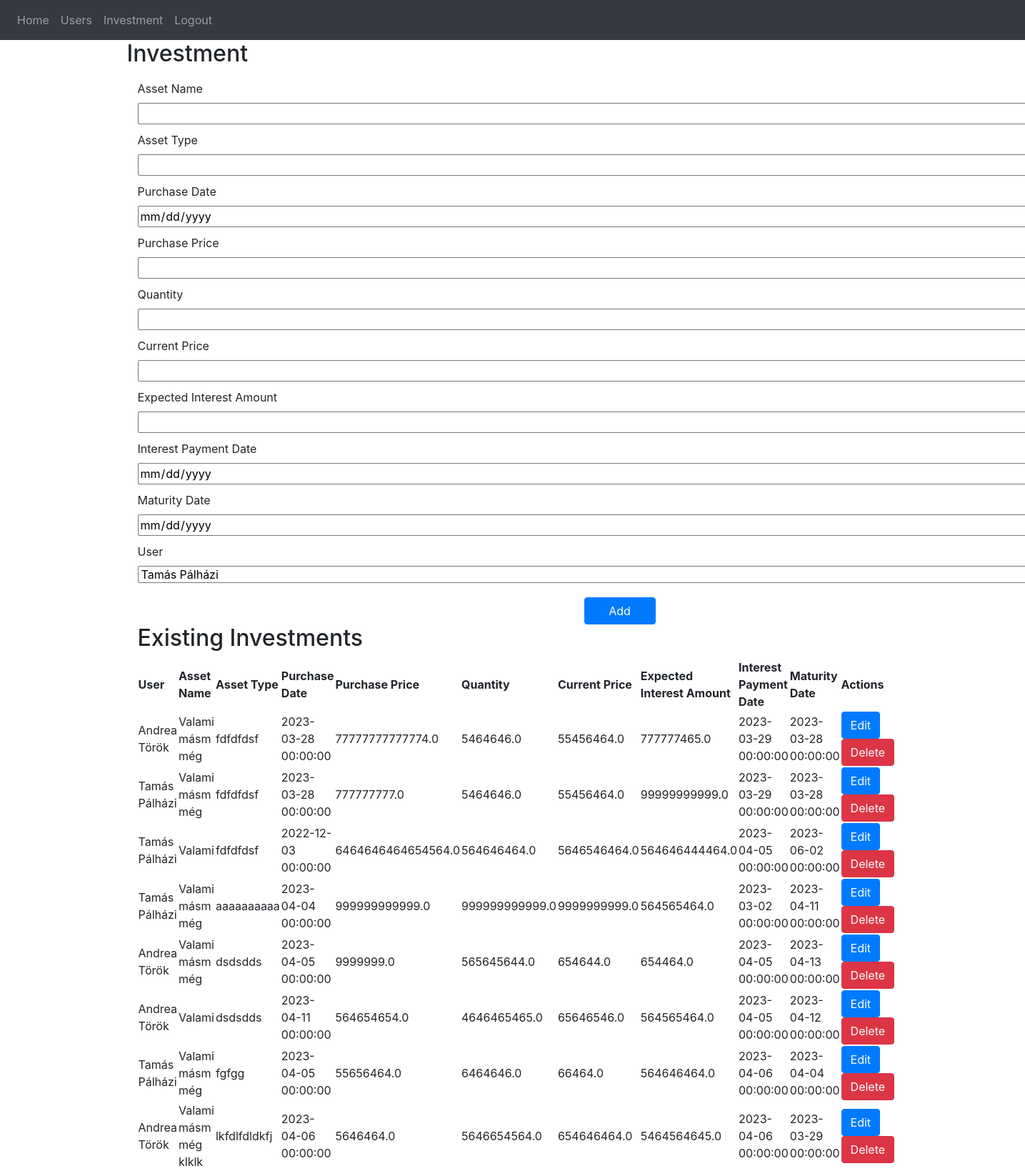
Before: /create-investment (signed in) with the older database file.
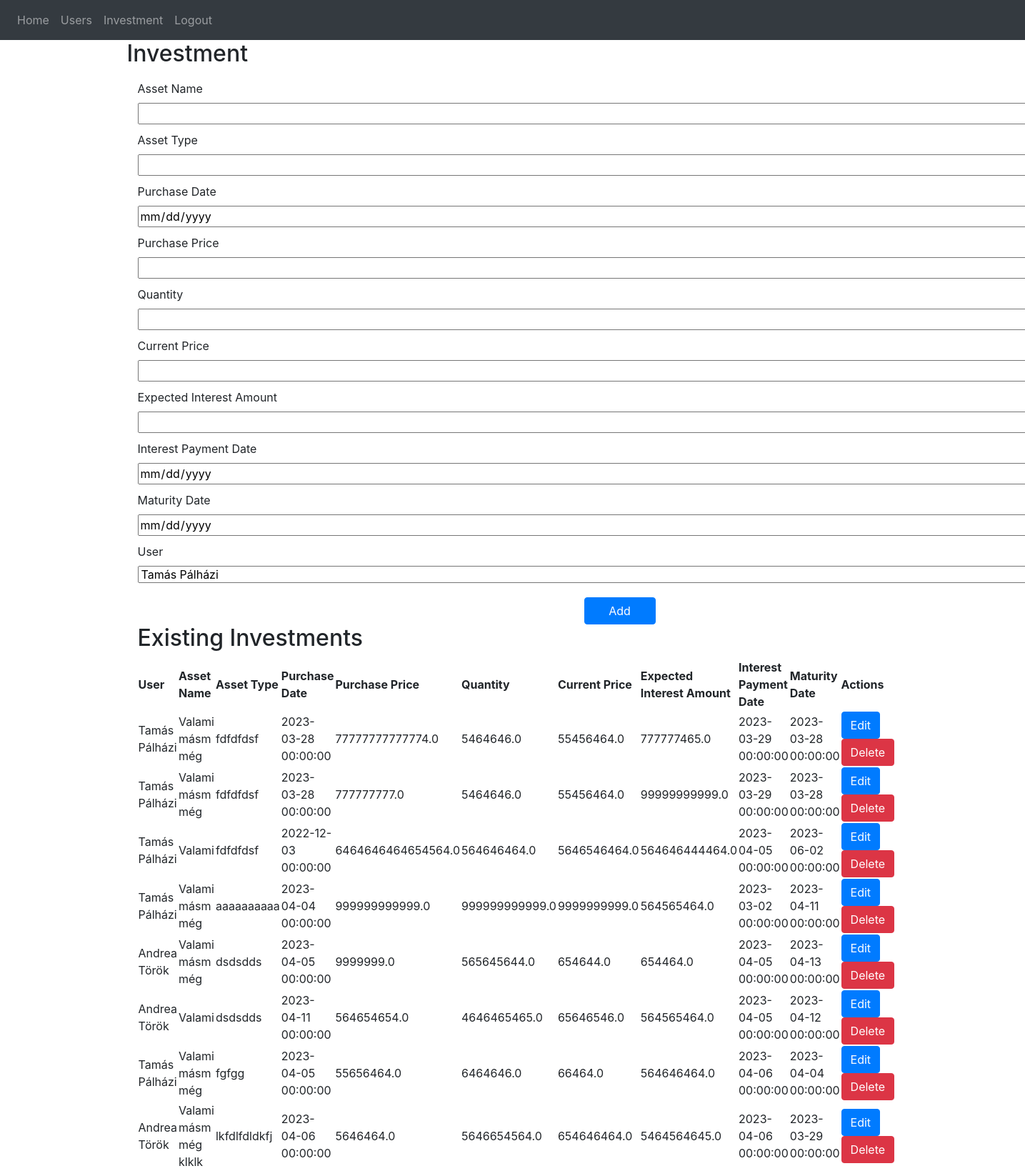
After: the same page with the newer database file.
### website/models.py (models this page shows)
class Investment(db.Model):
    id = db.Column(db.Integer, primary_key=True)
    asset_name = db.Column(db.String(150))
    asset_type = db.Column(db.String(150))
    purchase_date = db.Column(db.DateTime(timezone=True))
    purchase_price = db.Column(db.Float)
    quantity = db.Column(db.Float)
    current_price = db.Column(db.Float)
    expected_interest_amount = db.Column(db.Float)
    interest_payment_date = db.Column(db.DateTime(timezone=True))
    maturity_date = db.Column(db.DateTime(timezone=True))
    user_id = db.Column(db.Integer, db.ForeignKey('user.id'))
    user = db.relationship('User', back_populates='investments')

class User(db.Model, UserMixin):
    id = db.Column(db.Integer, primary_key=True)
    email = db.Column(db.String(150), unique=True)
    password = db.Column(db.String(150))
    first_name = db.Column(db.String(150))
    second_name = db.Column(db.String(150))
    notes = db.relationship('Note')

### website/views.py (the view, shortened to what this page needs)
@views.route('/create-investment', methods=['GET', 'POST'])
@login_required
def create_investment():
    users = User.query.all()
    user_investments = Investment.query.all()
    return render_template("create_investment.html", user_investments=user_investments, user=current_user, users=users)

### website/__init__.py (called while the page is built)
def create_app():
    app = Flask(__name__)
    app.config['SECRET_KEY'] = 'hjshjhdjah kjshkjdhjs'
    app.config['SQLALCHEMY_DATABASE_URI'] = f'sqlite:///{DB_NAME}'
    db.init_app(app)
    from .views import views
    from .auth import auth
    app.register_blueprint(views, url_prefix='/')
    app.register_blueprint(auth, url_prefix='/')
    from .models import User, Note
    with app.app_context():
        db.create_all()
    login_manager = LoginManager()
    login_manager.login_view = 'auth.login'
    login_manager.init_app(app)
    @login_manager.user_loader
    def load_user(id):
        return User.query.get(int(id))
    return app

### website/templates/create_investment.html (shortened to what this page needs)
{% extends "base.html" %}
{% block content %}
<div class="container">
    <h2>Investment</h2>
    <div class="container">
        <form action="{{ url_for('views.create_investment') }}" method="post">
            <label for="assetName">Asset Name</label>
            <input type="text" name="assetName" id="assetName" required>
            <label for="assetType">Asset Type</label>
            <input type="text" name="assetType" id="assetType" required>
            <label for="purchaseDate">Purchase Date</label>
            <input type="date" name="purchaseDate" id="purchaseDate" required>
            <label for="purchasePrice">Purchase Price</label>
            <input type="number" step="any" name="purchasePrice" id="purchasePrice" required>
            <label for="quantity">Quantity</label>
            <input type="number" step="any" name="quantity" id="quantity" required>
            <label for="currentPrice">Current Price</label>
            <input type="number" step="any" name="currentPrice" id="currentPrice" required>
            <label for="expectedInterestAmount">Expected Interest Amount</label>
            <input type="number" step="any" name="expectedInterestAmount" id="expectedInterestAmount" required>
            <label for="interestPaymentDate">Interest Payment Date</label>
            <input type="date" name="interestPaymentDate" id="interestPaymentDate" required>
            <label for="maturityDate">Maturity Date</label>
            <input type="date" name="maturityDate" id="maturityDate" required>
            <label for="user">User</label>
            <select name="user" id="user" required>
                {% for user in users %}
                <option value="{{ user.id }}">{{ user.first_name }} {{ user.second_name }}</option>
                {% endfor %}
            </select>
            <button type="submit" class="btn btn-primary">Add</button>
        </form>
        <h2>Existing Investments</h2>
        <table>
            <thead>
                <tr><th>User</th>
                    <th>Asset Name</th>
                    <th>Asset Type</th>
                    <th>Purchase Date</th>
                    <th>Purchase Price</th>
                    <th>Quantity</th>
                    <th>Current Price</th>
                    <th>Expected Interest Amount</th>
                    <th>Interest Payment Date</th>
                    <th>Maturity Date</th>
                    <th>Actions</th>
                </tr>
            </thead>
            <tbody>
                {% for investment in user_investments %}
                    <tr>
                        <td>{{ investment.user.first_name }} {{ investment.user.second_name }}</td>
                        <td>{{ investment.asset_name }}</td>
                        <td>{{ investment.asset_type }}</td>
                        <td>{{ investment.purchase_date }}</td>
                        <td>{{ investment.purchase_price }}</td>
                        <td>{{ investment.quantity }}</td>
                        <td>{{ investment.current_price }}</td>
                        <td>{{ investment.expected_interest_amount }}</td>
                        <td>{{ investment.interest_payment_date }}</td>
                        <td>{{ investment.maturity_date }}</td>
                        <td>
                            <a href="{{ url_for('views.edit_investment', investment_id=investment.id) }}" class="btn btn-primary">Edit</a>
                            <a href="{{ url_for('views.delete_investment', investment_id=investment.id) }}" class="btn btn-danger">Delete</a>
                        </td>
                    </tr>
                {% endfor %}
            </tbody>
        </table>
    </div>
{% endblock %}

### website/templates/base.html (shortened to what this page needs)
<!DOCTYPE html>
<html>
  <head>
    <link
      rel="stylesheet"
      href="https://stackpath.bootstrapcdn.com/bootstrap/4.4.1/css/bootstrap.min.css"
    />
    <link
      rel="stylesheet"
      href="https://stackpath.bootstrapcdn.com/font-awesome/4.7.0/css/font-awesome.min.css"
    />
  </head>
  <body>
    <nav class="navbar navbar-expand-lg navbar-dark bg-dark">
      <div class="collapse navbar-collapse" id="navbar">
        <div class="navbar-nav">
          {% if user.is_authenticated %}
          <a class="nav-item nav-link" id="home" href="/">Home</a>
          <a class="nav-item nav-link" id="allUsers" href="{{ url_for('views.all_users') }}">Users</a>
          <a class="nav-item nav-link" id="createInvestment" href="{{ url_for('views.create_investment') }}">Investment</a>
          <a class="nav-item nav-link" id="logout" href="/logout">Logout</a>
          {% else %}
          <a class="nav-item nav-link" id="login" href="/login">Login</a>
          <a class="nav-item nav-link" id="signUp" href="/sign-up">Sign Up</a>
          {% endif %}
        </div>
      </div>
    </nav>
    <div class="container">{% block content %} {% endblock %}</div>
  </body>
</html>

### website/templates/create_investment.html (style rules this page uses)
form { display: flex; flex-direction: column; width: 1350px; margin: 0 auto; }
label { margin-top: 10px; }
button { margin-top: 20px; width: 100px; align-self: center; }

Changed rows visible on the page:
changed Investment (number 1 of 8 on the later page): user.first_name "Andrea" → "Tamás"; user.second_name "Török" → "Pálházi"
